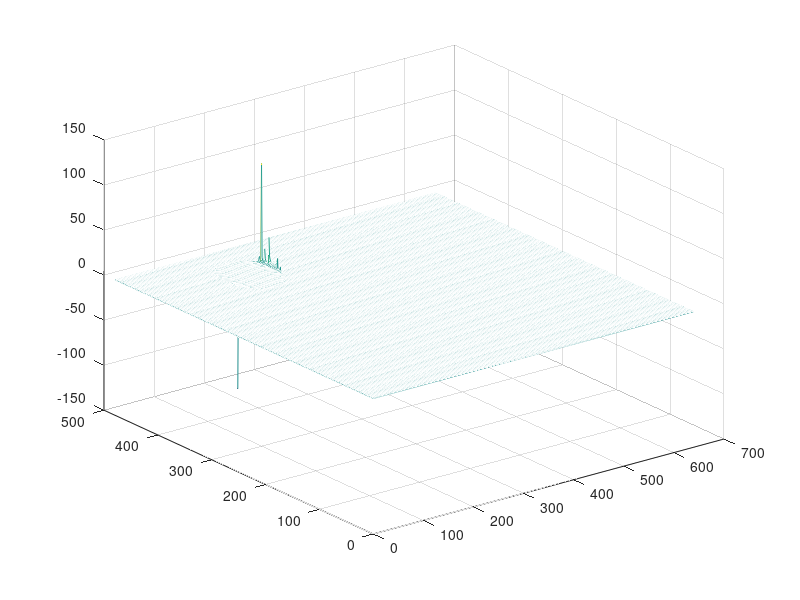

The MATLAB script that drew this image: (Note: this script raises an error after producing the figure.)
clc; clear all;

dz_dx = load('dz_dx_mat.mat', 'arr');
dz_dx = dz_dx.arr;

mesh(dz_dx);
disp('Press a key To continue')
pause;


dz_dy = load('dz_dy_mat.mat', 'arr');
dz_dy = dz_dy.arr;

mesh(dz_dy);
disp('Press a key To continue')
pause;

img = fast_poisson2(dz_dx, dz_dy);
mesh(img);